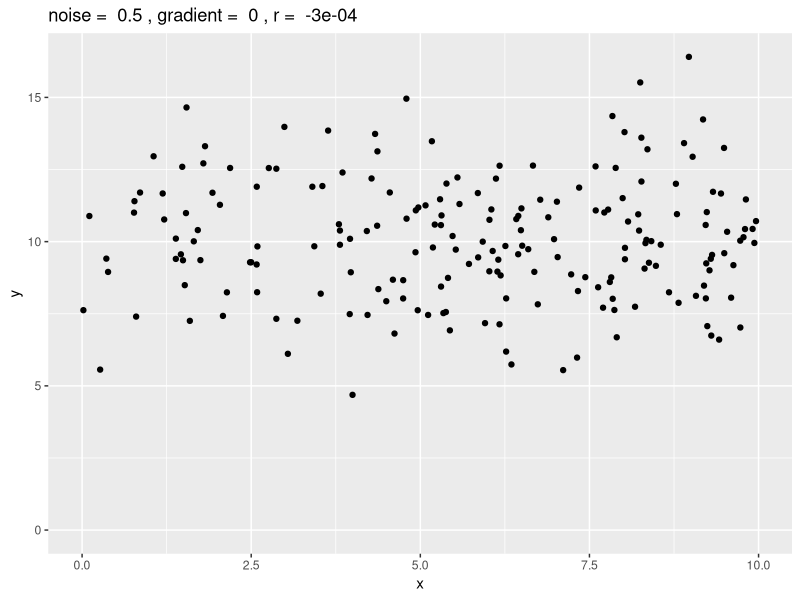

The R script that drew this image:
## ---- chunk 1
library(tidyverse)

noisy_bivariate <- function(noise = 1, gradient = 1){
  x <- runif(n = 200, min = 0, max = 10)
  y <- gradient * x + 10
  y_scatter <- noise * 4 * rnorm(n = 200)
  y <- y + y_scatter
  data = tibble(x, y)

  r <- round(cor(x, y), 4)
  title <- paste(
    "noise = ", noise,
    ", gradient = ", gradient,
    ", r = ", r
  )
  
  data %>%
    ggplot(aes(x = x, y = y)) +
    geom_point() +
    xlim(0, 10) +
    ylim(min(c(min(y), 0)), max(c(max(y), 10))) +
    ggtitle(title)
  
}
noisy_bivariate(noise = 0.5, gradient = 0)
